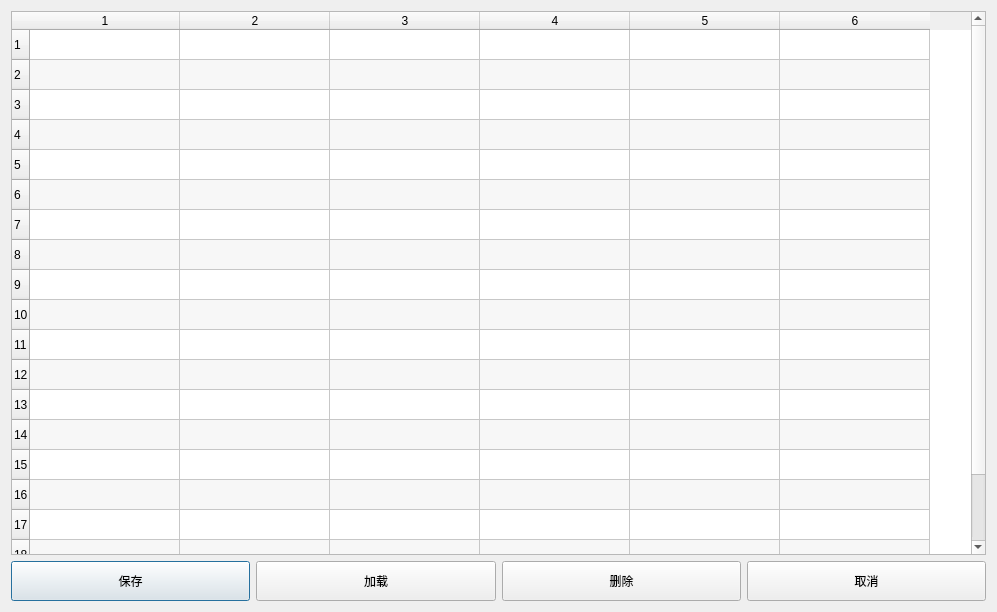
<?xml version="1.0" encoding="UTF-8"?>
<ui version="4.0">
 <class>Dialog_saveload</class>
 <widget class="QDialog" name="Dialog_saveload">
  <property name="geometry">
   <rect>
    <x>0</x>
    <y>0</y>
    <width>997</width>
    <height>612</height>
   </rect>
  </property>
  <property name="windowTitle">
   <string>Dialog</string>
  </property>
  <layout class="QGridLayout" name="gridLayout">
   <item row="0" column="0" colspan="4">
    <widget class="QTableWidget" name="tableWidget_saveload">
     <property name="alternatingRowColors">
      <bool>true</bool>
     </property>
     <property name="selectionMode">
      <enum>QAbstractItemView::SingleSelection</enum>
     </property>
     <property name="selectionBehavior">
      <enum>QAbstractItemView::SelectRows</enum>
     </property>
     <property name="verticalScrollMode">
      <enum>QAbstractItemView::ScrollPerPixel</enum>
     </property>
     <property name="horizontalScrollMode">
      <enum>QAbstractItemView::ScrollPerPixel</enum>
     </property>
     <property name="rowCount">
      <number>20</number>
     </property>
     <property name="columnCount">
      <number>6</number>
     </property>
     <attribute name="horizontalHeaderDefaultSectionSize">
      <number>150</number>
     </attribute>
     <row/>
     <row/>
     <row/>
     <row/>
     <row/>
     <row/>
     <row/>
     <row/>
     <row/>
     <row/>
     <row/>
     <row/>
     <row/>
     <row/>
     <row/>
     <row/>
     <row/>
     <row/>
     <row/>
     <row/>
     <column/>
     <column/>
     <column/>
     <column/>
     <column/>
     <column/>
    </widget>
   </item>
   <item row="1" column="0">
    <widget class="QPushButton" name="pushButton_saveload_save">
     <property name="minimumSize">
      <size>
       <width>0</width>
       <height>40</height>
      </size>
     </property>
     <property name="text">
      <string>保存</string>
     </property>
    </widget>
   </item>
   <item row="1" column="1">
    <widget class="QPushButton" name="pushButton_saveload_load">
     <property name="minimumSize">
      <size>
       <width>0</width>
       <height>40</height>
      </size>
     </property>
     <property name="text">
      <string>加载</string>
     </property>
    </widget>
   </item>
   <item row="1" column="2">
    <widget class="QPushButton" name="pushButton_saveload_del">
     <property name="minimumSize">
      <size>
       <width>0</width>
       <height>40</height>
      </size>
     </property>
     <property name="text">
      <string>删除</string>
     </property>
    </widget>
   </item>
   <item row="1" column="3">
    <widget class="QPushButton" name="pushButton_saveload_cancel">
     <property name="minimumSize">
      <size>
       <width>0</width>
       <height>40</height>
      </size>
     </property>
     <property name="text">
      <string>取消</string>
     </property>
    </widget>
   </item>
  </layout>
 </widget>
 <resources/>
 <connections/>
</ui>
